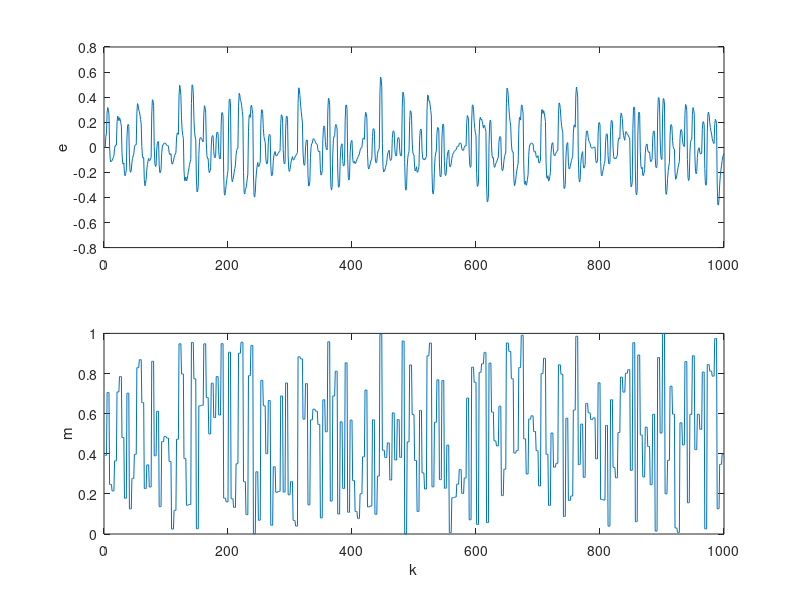

Here is the MATLAB script that generated this plot: (Note: this script raises an error after producing the figure.)
% pre-anaise dos dados de Joao
% agora na ordem certa dos sinais
% LAA 7/121

close all
clear

% carrega os dados
load DADOS_1aOrdem.dat;
e=DADOS_1aOrdem(:,1); % erro de acionamento (entrada)
m=DADOS_1aOrdem(:,2); % acao de controle (saida)

figure(1)
subplot(211)
plot(1:length(e),e);
ylabel('e')
subplot(212)
plot(1:length(m),m);
ylabel('m')
xlabel('k')

%%
% veriuficacao do tempo de amostragem

figure(2)
mvt_ts(m);

% toleravel. Mas a entrada poderia ser um pouco mais lenta.
% alguma nao linearidade eh visivel... 

% Calculo da FAC
[t,r,l]=myccf([m e],40,1,0,'k');
figure(3)
stem(t,r,'k');
hold on
plot([t(1) t(end)],[l l],'k',[t(1) t(end)],[-l -l],'k');
hold off

% temos problemas de causalidade. Note que ha correlacoes para
% atrasos negativos. Acredito que isto seja resultado da
% realimentacao (?? verificar). Farei um ajuste de 2 amostras,
% mas note que ainda haverah um bocado de correlacao do lado esquerdo...
%% identificacao
% os dados de identificacao serao de 100 a 700
% COM remocao dos niveis medios
% vou atrasar o sinal de saida em relacao ao de entrada por 2 amostras,
% na mao...

ei=e(102:700)-mean(e(102:700));
mi=m(100:698)-mean(m(100:698));

% dados de validacao de 701 a 1000
ev=e(703:1000)-mean(e(703:1000));
mv=m(701:998)-mean(m(701:998));

% definicao de metaparametros
DG=2; % grau de nao linearidade
ny=3; % maximo atraso em m
nu=7; % maximo atraso em e

% sem termos de ruido => modelo NARX
[Cand,tot2]=genterms(DG,ny,nu);

mape=[];
for np=2:6
  [model,x,E,va]=orthreg(Cand(2:end,:),ei,mi,[np 0],0); 
  [npr,nno,lag,nny,nnu,nne,newmodel] = get_info(model);
  ym=simodeld(model,x(:,1),ev,mv(1:lag)); 

  % mean absolute percentual error
  mape(np)=(sum(abs(mv-ym))/(std(mv)*length(mv)))*100;
  figure(np)
  plot(1:length(ym),ym,1:length(mv),mv,'k');
end
mape_arx=mape;
